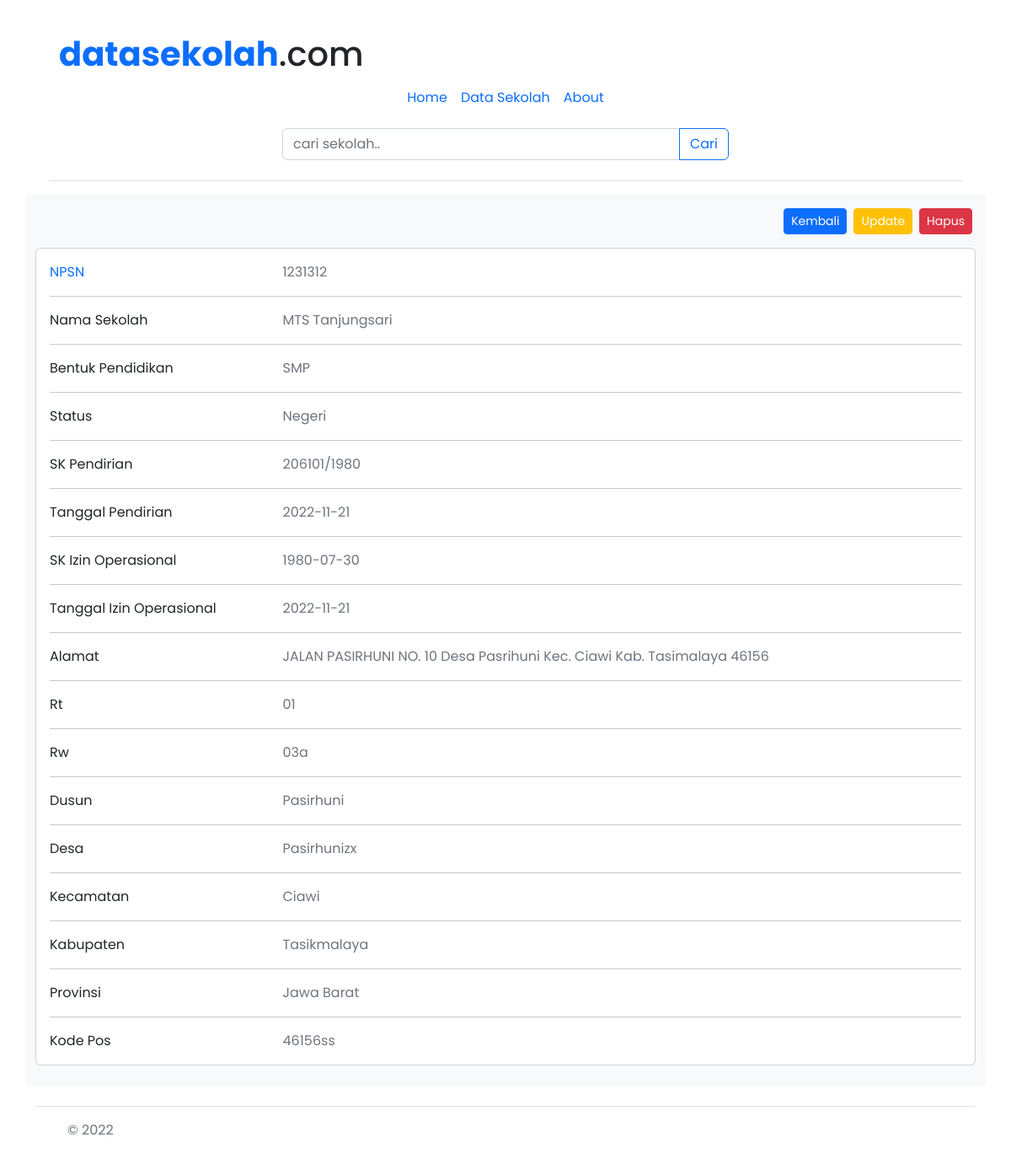
Page /uts-pemrograman-internet/public/datasekolah/detail/1231312 on the committed database.
### tables this page shows
CREATE TABLE `profil_sekolah` (
  `npsn` varchar(8) NOT NULL,
  `status` enum('Negeri','Swasta') NOT NULL,
  `bentuk_pendidikan` enum('TK','SD','SMP','SMA','SMK') NOT NULL,
  `nama_sekolah` varchar(50) NOT NULL,
  `sk_pendirian` varchar(20) NOT NULL,
  `tgl_pendirian` date NOT NULL,
  `sk_izin_operasional` varchar(20) NOT NULL,
  `tgl_izin_operasional` date NOT NULL,
  `alamat` varchar(100) NOT NULL,
  `rt` varchar(3) NOT NULL,
  `rw` varchar(3) NOT NULL,
  `dusun` varchar(50) NOT NULL,
  `desa` varchar(50) NOT NULL,
  `kecamatan` varchar(50) NOT NULL,
  `kabupaten` varchar(50) NOT NULL,
  `provinsi` varchar(50) NOT NULL,
  `kode_pos` varchar(8) NOT NULL
);

### uts-pemrograman-internet/app/core/Controller.php (called while the page is built, shortened)
<?php
  class Controller{
    public function view($view,$data = [])
    {
      require_once '../app/views/' .$view .'.php';
    }
    public function model($model){
      return new $model;
    }
  }
?>

### uts-pemrograman-internet/app/controllers/Datasekolah.php (called while the page is built, shortened)
<?php
class Datasekolah extends Controller{
  public function detail($npsn){
    $data ['title'] = 'Detail Sekolah';
    $data['sekolah'] = $this->model('Sekolah_model')->getSekolahByNpsn($npsn);
    $this->view('datasekolah/detail',$data);
  }
}
?>

### uts-pemrograman-internet/app/core/App.php (called while the page is built, shortened)
<?php
class App {
    protected $method = 'index';
    protected $params = [];
    public function __construct()
    {
        $url = $this->parseURL();
        if (isset($url[0])) {
            if (file_exists('../app/controllers/' . $url[0] . '.php')) {
              unset($url[0]);
            }
          }
        $this->controller = new $this->controller;
        if( isset($url[1]) ) {
            if( method_exists($this->controller, $url[1]) ) {
                $this->method = $url[1];
                unset($url[1]);
            }
        }
        if( !empty($url) ) {
            $this->params = array_values($url);
        }
        call_user_func_array([$this->controller, $this->method], $this->params);
    }
    public function parseURL()
    {
        if( isset($_GET['url']) ) {
            $url = rtrim($_GET['url'], '/');
            $url = filter_var($url, FILTER_SANITIZE_URL);
            $url = explode('/', $url);
            return $url;
        }
    }
}

### uts-pemrograman-internet/public/index.php (called while the page is built, shortened)
<?php
  $app = new App;
?>

### uts-pemrograman-internet/app/core/Database.php (called while the page is built, shortened)
<?php
  class Database{
    private $host = DB_HOST;
    private $user = DB_USER;
    private $pass = DB_PASS;
    private $db_name = DB_NAME;
    private $dbh;
    private $stmt;
    public function __construct()
    {
        $dsn = 'mysql:host=' . $this->host . ';dbname=' . $this->db_name;
        $option = [
            PDO::ATTR_PERSISTENT => true,
            PDO::ATTR_ERRMODE => PDO::ERRMODE_EXCEPTION
        ];
        try {
            $this->dbh = new PDO($dsn, $this->user, $this->pass, $option);
        } catch(PDOException $e) {
            die($e->getMessage());
        }
    }
    public function query($query)
    {
        $this->stmt = $this->dbh->prepare($query);
    }
    public function bind($param, $value, $type = null)
    {
        if( is_null($type) ) {
            switch( true ) {
                default :
                    $type = PDO::PARAM_STR;
            }
        }
        $this->stmt->bindValue($param, $value, $type);
    }
    public function execute()
    {
        $this->stmt->execute();
    }
    public function single()
    {
        $this->execute();
        return $this->stmt->fetch(PDO::FETCH_ASSOC);
    }
  }
 ?>

### uts-pemrograman-internet/app/models/Sekolah_model.php (called while the page is built, shortened)
<?php
  class Sekolah_model {
    private $table = 'profil_sekolah';
    private $db;
    public function __construct()
    {
      $this->db = new Database;
    }
    public function getSekolahByNpsn($npsn)
    {
        $this->db->query('SELECT * FROM ' . $this->table . ' WHERE npsn=:npsn');
        $this->db->bind('npsn', $npsn);
        return $this->db->single();
    }
  }
?>

### uts-pemrograman-internet/app/views/datasekolah/detail.php (the view, shortened to what this page needs)
<section>
  <div class="container ">
    <div class="row bg-light">
      <div class="col-lg-12 mt-3 flex">
        <div class="card-body d-flex text-end justify-content-end">
          <a href="<?= BASEURL ?>datasekolah/" class="btn-primary btn btn-sm mx-1 mb-3">Kembali</a>
          <a href="<?= BASEURL ?>datasekolah/updateviadetail/<?= $data['sekolah']['npsn'] ?>" type="submit"data-id="<?= $data['sekolah']['npsn']; ?>" class="btn-warning text-white btn btn-sm mx-1 mb-3 tombolUpdateDataDetail" type="submit">Update</a>
          <a href="" class="btn-danger  btn btn-sm mx-1 mb-3"data-bs-toggle="modal" data-bs-target="#modalhapus" type="button">Hapus</a>
        </div>
        <div class="card mb-4">
          <div class="card-body">
            <div class="row">
              <div class="col-sm-3">
                <p class="mb-0 text-primary">NPSN</p>
              </div>
              <div class="col-sm-9">
                <p class="text-muted mb-0"><?= $data['sekolah']['npsn']; ?></p>
              </div>
            </div>
            <hr>
            <div class="row">
              <div class="col-sm-3">
                <p class="mb-0">Nama Sekolah</p>
              </div>
              <div class="col-sm-9">
                <p class="text-muted mb-0"><?= $data['sekolah']['nama_sekolah']; ?></p>
              </div>
            </div>
            <hr>
            <div class="row">
              <div class="col-sm-3">
                <p class="mb-0">Bentuk Pendidikan</p>
              </div>
              <div class="col-sm-9">
                <p class="text-muted mb-0"><?= $data['sekolah']['bentuk_pendidikan']; ?></p>
              </div>
            </div>
            <hr>
            <div class="row">
              <div class="col-sm-3">
                <p class="mb-0">Status</p>
              </div>
              <div class="col-sm-9">
                <p class="text-muted mb-0"><?= $data['sekolah']['status']; ?></p>
              </div>
            </div>
            <hr>
            <div class="row">
              <div class="col-sm-3">
                <p class="mb-0">SK Pendirian</p>
              </div>
              <div class="col-sm-9">
                <p class="text-muted mb-0"><?= $data['sekolah']['sk_pendirian']; ?></p>
              </div>
            </div>
            <hr>
            <div class="row">
              <div class="col-sm-3">
                <p class="mb-0">Tanggal Pendirian</p>
              </div>
              <div class="col-sm-9">
                <p class="text-muted mb-0"><?= $data['sekolah']['tgl_pendirian']; ?></p>
              </div>
            </div>
            <hr>
            <div class="row">
              <div class="col-sm-3">
                <p class="mb-0">SK Izin Operasional</p>
              </div>
              <div class="col-sm-9">
                <p class="text-muted mb-0"><?= $data['sekolah']['sk_izin_operasional']; ?></p>
              </div>
            </div>
            <hr>
            <div class="row">
              <div class="col-sm-3">
                <p class="mb-0">Tanggal Izin Operasional</p>
              </div>
              <div class="col-sm-9">
                <p class="text-muted mb-0"><?= $data['sekolah']['tgl_izin_operasional']; ?></p>
              </div>
            </div>
            <hr>
            <div class="row">
              <div class="col-sm-3">
                <p class="mb-0">Alamat</p>
              </div>
              <div class="col-sm-9">
                <p class="text-muted mb-0"><?= $data['sekolah']['alamat']; ?></p>
              </div>
            </div>
            <hr>
            <div class="row">
              <div class="col-sm-3">
                <p class="mb-0">Rt</p>
              </div>
              <div class="col-sm-9">
                <p class="text-muted mb-0"><?= $data['sekolah']['rt']; ?></p>
              </div>
            </div>
            <hr>
            <div class="row">
              <div class="col-sm-3">
                <p class="mb-0">Rw</p>
              </div>
              <div class="col-sm-9">
                <p class="text-muted mb-0"><?= $data['sekolah']['rw']; ?></p>
              </div>
            </div>
            <hr>
            <div class="row">
              <div class="col-sm-3">
                <p class="mb-0">Dusun</p>
              </div>
              <div class="col-sm-9">
                <p class="text-muted mb-0"><?= $data['sekolah']['dusun']; ?></p>
              </div>
            </div>
            <hr>
            <div class="row">
              <div class="col-sm-3">
                <p class="mb-0">Desa</p>
              </div>
              <div class="col-sm-9">
                <p class="text-muted mb-0"><?= $data['sekolah']['desa']; ?></p>
              </div>
            </div>
            <hr>
            <div class="row">
              <div class="col-sm-3">
                <p class="mb-0">Kecamatan</p>
              </div>
              <div class="col-sm-9">
                <p class="text-muted mb-0"><?= $data['sekolah']['kecamatan']; ?></p>
              </div>
            </div>
            <hr>
            <div class="row">
              <div class="col-sm-3">
                <p class="mb-0">Kabupaten</p>
              </div>
              <div class="col-sm-9">
                <p class="text-muted mb-0"><?= $data['sekolah']['kabupaten']; ?></p>
              </div>
            </div>
            <hr>
            <div class="row">
              <div class="col-sm-3">
                <p class="mb-0">Provinsi</p>
              </div>
              <div class="col-sm-9">
                <p class="text-muted mb-0"><?= $data['sekolah']['provinsi']; ?></p>
              </div>
            </div>
            <hr>
            <div class="row">
              <div class="col-sm-3">
                <p class="mb-0">Kode Pos</p>
              </div>
              <div class="col-sm-9">
                <p class="text-muted mb-0"><?= $data['sekolah']['kode_pos']; ?></p>
              </div>
            </div>
          </div>
        </div>
      </div>
    </div>
  </div>
</section>

### uts-pemrograman-internet/app/views/templates/header.php (style rules this page uses)
* { font-family: 'Poppins', sans-serif; }

### rows in the picture
profil_sekolah: npsn "1231312", nama_sekolah "MTS Tanjungsari", bentuk_pendidikan "SMP", status "Negeri", sk_pendirian "206101/1980", tgl_pendirian "2022-11-21", sk_izin_operasional "1980-07-30", tgl_izin_operasional "2022-11-21", alamat "JALAN PASIRHUNI NO. 10 Desa Pasrihuni Kec. Ciawi Kab. Tasimalaya 46156", rt "01", rw "03a", dusun "Pasirhuni", desa "Pasirhunizx", kecamatan "Ciawi", kabupaten "Tasikmalaya", provinsi "Jawa Barat", kode_pos "46156ss"
